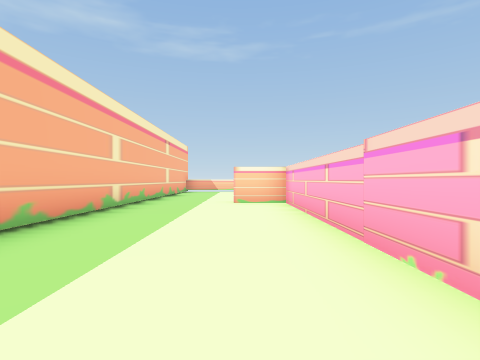
View 1 (above)

18 first-person views from a walk through a 3-D level made in the Unity game engine. The camera is 0.58 m above the floor, looks level and sees 80° across. The floor is counted in squares, 1 m on a side. Each view is taken from the middle of a square. On the plan, view 1 faces up. The plan holds only what a view shows up to about 9 squares ahead; the rest is blank. The player character is not drawn.

View 2
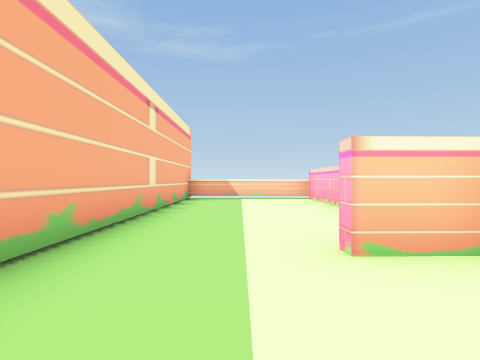

View 3
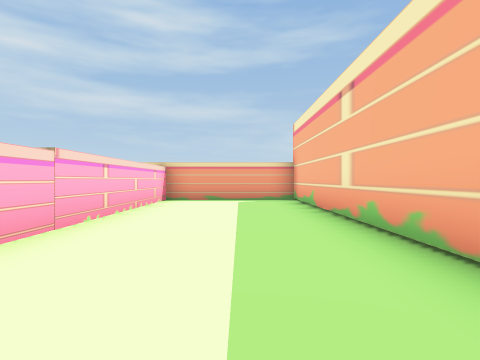

View 4
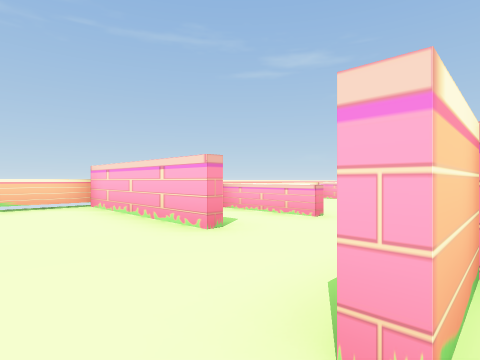

View 5
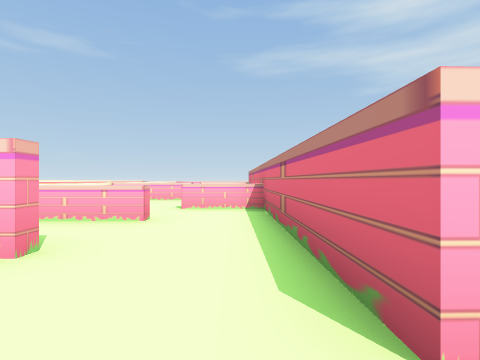

View 6
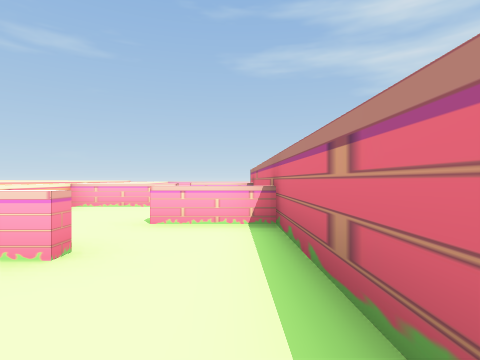

View 7
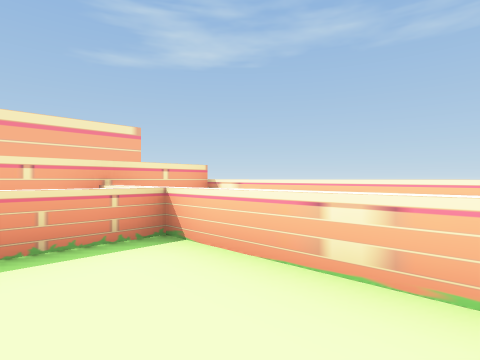

View 8
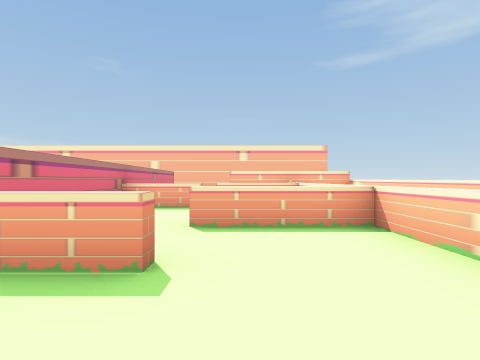

View 9
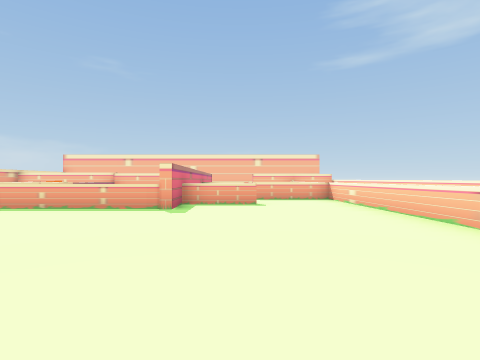

View 10
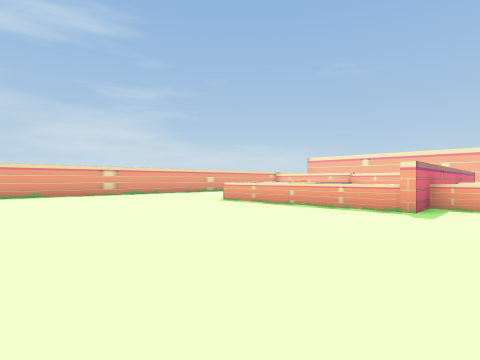

View 11
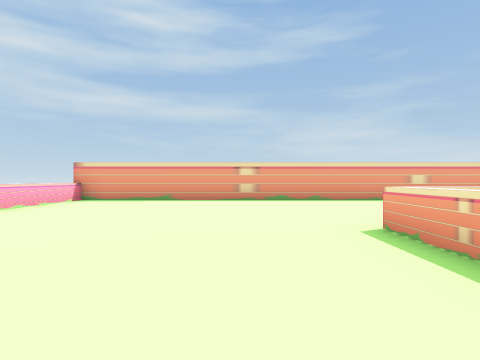

View 12
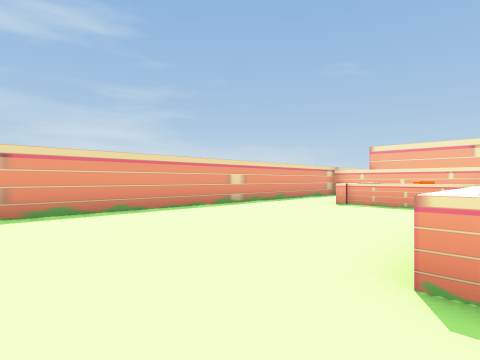

View 13
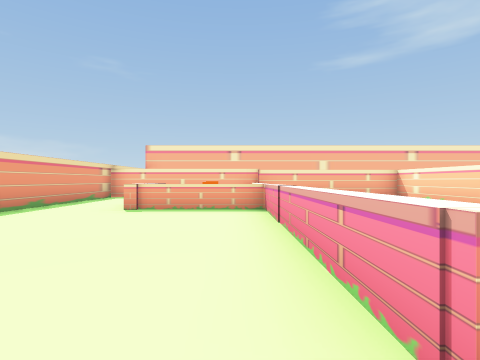

View 14
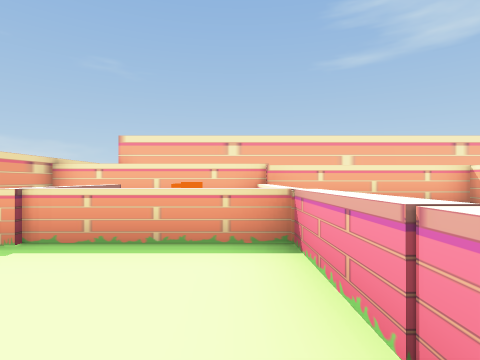

View 15
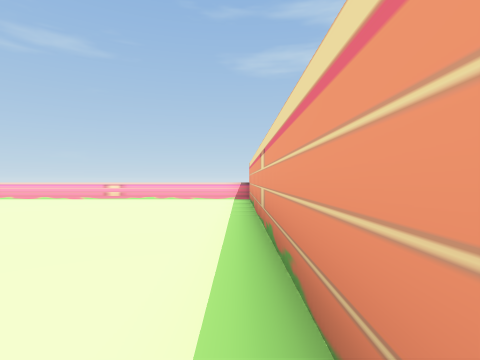

View 16
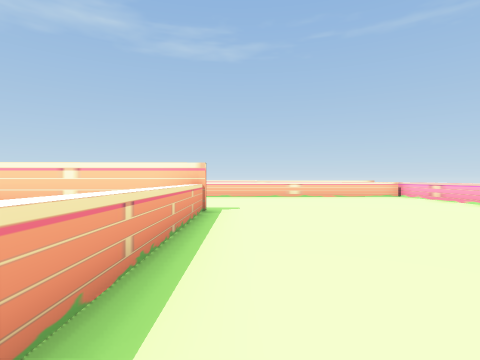

View 17
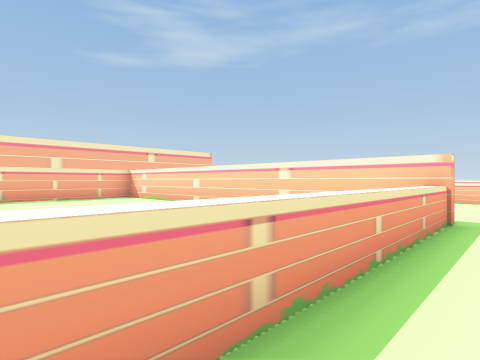

View 18
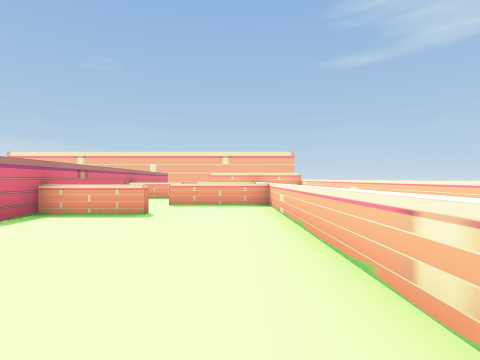

### Floor plan
Key: @ floor where view 1 was taken; # wall or solid block; . floor; = window, fence, low wall or low ledge; ^ raised ledge; K key.
Columns run from 3 left of view 1 to 17 right of it. Each row starts with its distance up from view 1.
 14 #^^####^^^^^##
 13 #...#
 12 #...#=#^^^#===^^^
 11 #...#.=...=.........^
 10 #...#.=...=.........^
  9 #.......^...^.......^
  8 #.......^.  ^.......
  7 #..##########=......
  6 #...# ..     =......
  5 #...# ..     =......^
  4 #...# ..     =......^
  3 #...#=^^^=====......^
  2 #...#   ^...........^
  1 #...#  K^...........^
  0 #..@# #=^...........^
 -1 #...# ..............^
 -2 #...#...............^
 -3 ####################

Where each view was taken, in squares from view 1:
view 1: 0 up, 0 right, facing up
view 2: 5 up, 1 left, facing up
view 3: 6 up, 1 left, facing down
view 4: 7 up, 1 left, facing up-right
view 5: 8 up, 1 left, facing right
view 6: 8 up, 1 right, facing right
view 7: 10 up, 6 right, facing up-left
view 8: 10 up, 11 right, facing left
view 9: 9 up, 16 right, facing left
view 10: 9 up, 16 right, facing down-left
view 11: 6 up, 12 right, facing down
view 12: 3 up, 12 right, facing down-left
view 13: 2 up, 11 right, facing left
view 14: 2 up, 8 right, facing left
view 15: 2 down, 8 right, facing right
view 16: 2 up, 11 right, facing up
view 17: 3 up, 11 right, facing up-left
view 18: 11 up, 14 right, facing left
